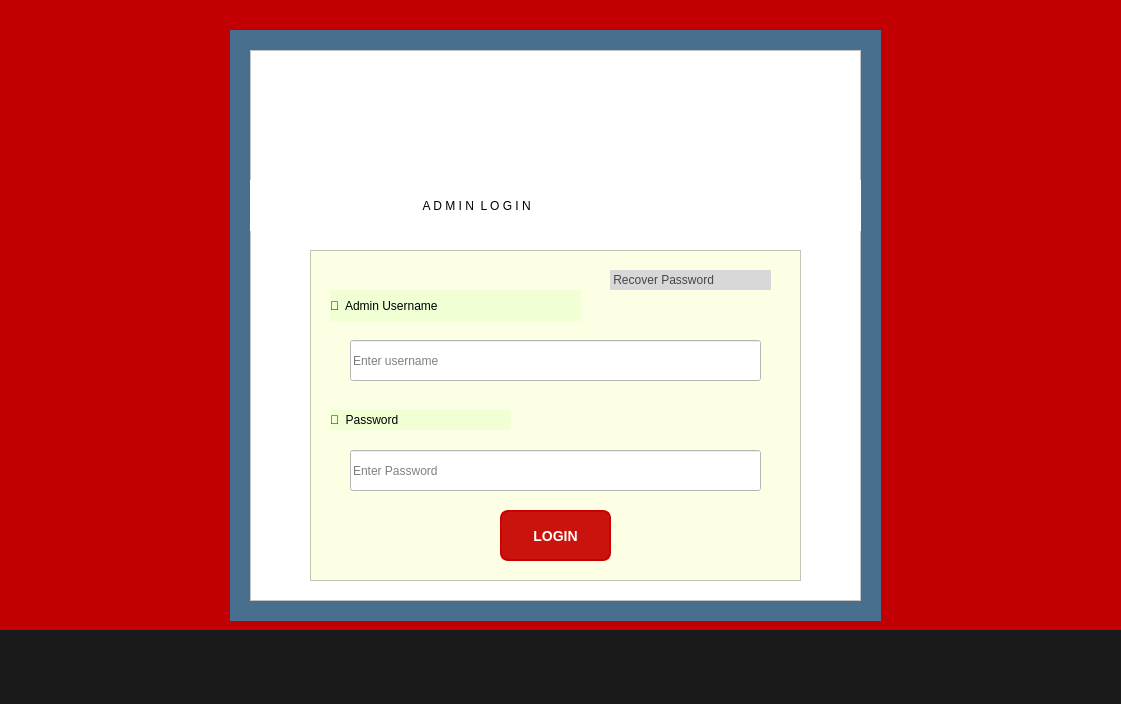
<?xml version="1.0" encoding="UTF-8"?>
<ui version="4.0">
 <class>AdminLoginDialog</class>
 <widget class="QDialog" name="AdminLoginDialog">
  <property name="geometry">
   <rect>
    <x>0</x>
    <y>0</y>
    <width>1121</width>
    <height>704</height>
   </rect>
  </property>
  <property name="windowTitle">
   <string>Dialog</string>
  </property>
  <widget class="QWidget" name="widget_3" native="true">
   <property name="geometry">
    <rect>
     <x>0</x>
     <y>620</y>
     <width>1641</width>
     <height>101</height>
    </rect>
   </property>
   <property name="styleSheet">
    <string notr="true">background-color: rgb(26, 26, 26);</string>
   </property>
   <widget class="QLabel" name="label_9">
    <property name="geometry">
     <rect>
      <x>340</x>
      <y>20</y>
      <width>931</width>
      <height>20</height>
     </rect>
    </property>
    <property name="text">
     <string/>
    </property>
    <property name="pixmap">
     <pixmap>Screenshot 2025-03-08 001225.png</pixmap>
    </property>
   </widget>
  </widget>
  <widget class="QWidget" name="widget" native="true">
   <property name="geometry">
    <rect>
     <x>-200</x>
     <y>0</y>
     <width>1701</width>
     <height>771</height>
    </rect>
   </property>
   <property name="styleSheet">
    <string notr="true">background-color: rgb(194, 0, 3);</string>
   </property>
   <widget class="QDialogButtonBox" name="buttonBox_3">
    <property name="geometry">
     <rect>
      <x>1510</x>
      <y>700</y>
      <width>171</width>
      <height>32</height>
     </rect>
    </property>
    <property name="orientation">
     <enum>Qt::Orientation::Horizontal</enum>
    </property>
    <property name="standardButtons">
     <set>QDialogButtonBox::StandardButton::Cancel|QDialogButtonBox::StandardButton::Ok</set>
    </property>
   </widget>
   <widget class="QWidget" name="widget_30" native="true">
    <property name="geometry">
     <rect>
      <x>70</x>
      <y>630</y>
      <width>1281</width>
      <height>81</height>
     </rect>
    </property>
    <property name="styleSheet">
     <string notr="true">background-color: rgb(26, 26, 26);</string>
    </property>
    <widget class="QLabel" name="label_41">
     <property name="geometry">
      <rect>
       <x>230</x>
       <y>20</y>
       <width>911</width>
       <height>41</height>
      </rect>
     </property>
     <property name="text">
      <string/>
     </property>
     <property name="pixmap">
      <pixmap>endtag.jpeg</pixmap>
     </property>
     <property name="scaledContents">
      <bool>false</bool>
     </property>
    </widget>
   </widget>
   <widget class="QLabel" name="label_2">
    <property name="geometry">
     <rect>
      <x>200</x>
      <y>-40</y>
      <width>1121</width>
      <height>711</height>
     </rect>
    </property>
    <property name="text">
     <string/>
    </property>
    <property name="pixmap">
     <pixmap>background.jpeg</pixmap>
    </property>
    <property name="scaledContents">
     <bool>true</bool>
    </property>
   </widget>
   <widget class="QWidget" name="widget_4" native="true">
    <property name="geometry">
     <rect>
      <x>430</x>
      <y>30</y>
      <width>651</width>
      <height>591</height>
     </rect>
    </property>
    <property name="styleSheet">
     <string notr="true">background-color: rgb(72, 111, 141);</string>
    </property>
    <widget class="QFrame" name="frame_5">
     <property name="geometry">
      <rect>
       <x>20</x>
       <y>20</y>
       <width>611</width>
       <height>551</height>
      </rect>
     </property>
     <property name="styleSheet">
      <string notr="true">background-color: rgb(255, 255, 255);
gridline-color: rgb(255, 255, 255);
border-right-color: rgb(186, 51, 24);
border-top-color: rgb(186, 51, 24);
border-bottom-color: rgb(186, 51, 24);
border-left-color: rgb(186, 51, 24);</string>
     </property>
     <property name="frameShape">
      <enum>QFrame::Shape::StyledPanel</enum>
     </property>
     <property name="frameShadow">
      <enum>QFrame::Shadow::Raised</enum>
     </property>
     <widget class="QLabel" name="label_3">
      <property name="geometry">
       <rect>
        <x>230</x>
        <y>10</y>
        <width>141</width>
        <height>121</height>
       </rect>
      </property>
      <property name="text">
       <string/>
      </property>
      <property name="pixmap">
       <pixmap>nedlogo.jpg</pixmap>
      </property>
      <property name="scaledContents">
       <bool>true</bool>
      </property>
     </widget>
     <widget class="QLabel" name="label">
      <property name="geometry">
       <rect>
        <x>30</x>
        <y>130</y>
        <width>63</width>
        <height>20</height>
       </rect>
      </property>
      <property name="text">
       <string/>
      </property>
     </widget>
     <widget class="QWidget" name="widget_2" native="true">
      <property name="geometry">
       <rect>
        <x>0</x>
        <y>130</y>
        <width>631</width>
        <height>51</height>
       </rect>
      </property>
      <widget class="QLabel" name="label_4">
       <property name="geometry">
        <rect>
         <x>160</x>
         <y>10</y>
         <width>331</width>
         <height>31</height>
        </rect>
       </property>
       <property name="styleSheet">
        <string notr="true">
font: 700 22pt &quot;Sitka&quot;;</string>
       </property>
       <property name="text">
        <string>    A D M I N  L O G I N</string>
       </property>
      </widget>
     </widget>
     <widget class="QFrame" name="frame_7">
      <property name="geometry">
       <rect>
        <x>60</x>
        <y>200</y>
        <width>491</width>
        <height>331</height>
       </rect>
      </property>
      <property name="styleSheet">
       <string notr="true">QFrame#frame_7{
	background-color: rgb(252, 255, 228);
	font: 700 10pt &quot;Tahoma&quot;;
	
	
	

}</string>
      </property>
      <property name="frameShape">
       <enum>QFrame::Shape::StyledPanel</enum>
      </property>
      <property name="frameShadow">
       <enum>QFrame::Shadow::Raised</enum>
      </property>
      <widget class="QPushButton" name="loginButton_3">
       <property name="geometry">
        <rect>
         <x>190</x>
         <y>260</y>
         <width>111</width>
         <height>51</height>
        </rect>
       </property>
       <property name="styleSheet">
        <string notr="true">QPushButton {
    font: bold 14px;
    padding: 10px;
    background-color: rgb(203, 19, 13);  /* Bright Red */
    color: white;
    border: 2px solid #CC0000;
    border-radius: 8px;
}
QPushButton:hover {
    background-color: #FF4C4C;  /* Lighter on hover */
}
</string>
       </property>
       <property name="text">
        <string>LOGIN</string>
       </property>
      </widget>
      <widget class="QLineEdit" name="passwordLineEdit_3">
       <property name="geometry">
        <rect>
         <x>40</x>
         <y>200</y>
         <width>411</width>
         <height>41</height>
        </rect>
       </property>
       <property name="styleSheet">
        <string notr="true">QLineEdit{
	background-color: rgb(255, 255, 255);
}</string>
       </property>
       <property name="echoMode">
        <enum>QLineEdit::EchoMode::Password</enum>
       </property>
       <property name="placeholderText">
        <string>Enter Password</string>
       </property>
      </widget>
      <widget class="QLineEdit" name="usernameLineEdit_3">
       <property name="geometry">
        <rect>
         <x>40</x>
         <y>90</y>
         <width>411</width>
         <height>41</height>
        </rect>
       </property>
       <property name="styleSheet">
        <string notr="true">QLineEdit{
	background-color: rgb(255, 255, 255);
}</string>
       </property>
       <property name="placeholderText">
        <string>Enter username</string>
       </property>
      </widget>
      <widget class="QLabel" name="label_64">
       <property name="geometry">
        <rect>
         <x>20</x>
         <y>160</y>
         <width>181</width>
         <height>20</height>
        </rect>
       </property>
       <property name="styleSheet">
        <string notr="true">color: rgb(0, 0, 0);

background-color: rgb(241, 255, 212);
font: 15pt &quot;Sylfaen&quot;;


</string>
       </property>
       <property name="text">
        <string>💼  Password</string>
       </property>
      </widget>
      <widget class="QLabel" name="label_65">
       <property name="geometry">
        <rect>
         <x>20</x>
         <y>40</y>
         <width>251</width>
         <height>31</height>
        </rect>
       </property>
       <property name="styleSheet">
        <string notr="true">color: rgb(0, 0, 0);

background-color: rgb(241, 255, 212);
font: 15pt &quot;Sylfaen&quot;;


</string>
       </property>
       <property name="text">
        <string>👤  Admin Username</string>
       </property>
      </widget>
      <widget class="QLabel" name="label_67">
       <property name="geometry">
        <rect>
         <x>300</x>
         <y>20</y>
         <width>161</width>
         <height>20</height>
        </rect>
       </property>
       <property name="styleSheet">
        <string notr="true">color: rgb(70, 70, 70);
font: 600 10pt &quot;Segoe UI&quot;;
background-color: rgb(216, 216, 216);</string>
       </property>
       <property name="text">
        <string> Recover Password</string>
       </property>
      </widget>
      <zorder>loginButton_3</zorder>
      <zorder>passwordLineEdit_3</zorder>
      <zorder>label_64</zorder>
      <zorder>label_65</zorder>
      <zorder>label_67</zorder>
      <zorder>usernameLineEdit_3</zorder>
     </widget>
     <zorder>widget_2</zorder>
     <zorder>label_3</zorder>
     <zorder>label</zorder>
     <zorder>frame_7</zorder>
    </widget>
   </widget>
   <zorder>label_2</zorder>
   <zorder>buttonBox_3</zorder>
   <zorder>widget_30</zorder>
   <zorder>widget_4</zorder>
  </widget>
 </widget>
 <resources/>
 <connections/>
</ui>
